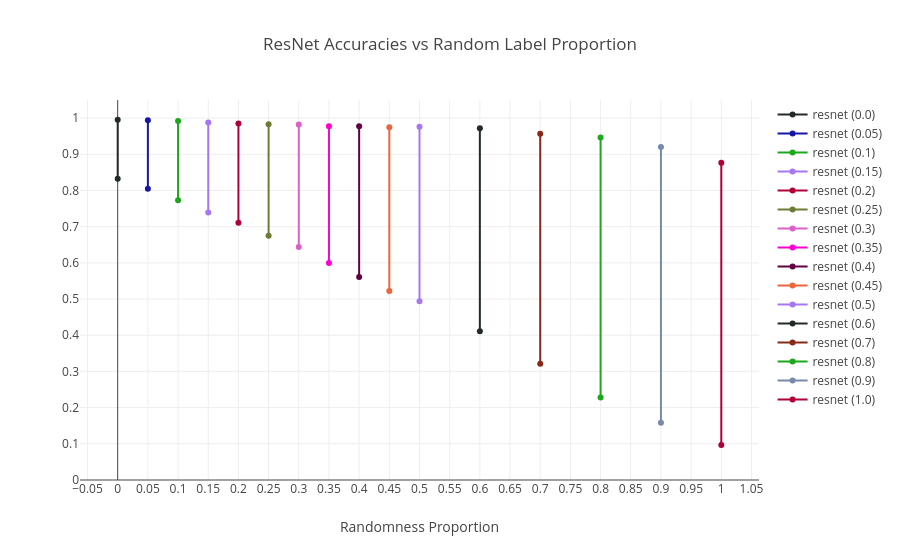

The notebook cell this image was saved under:
### Code cell
resnet = full_data[(full_data["model"].str.contains("resnet")) & (full_data["split"] == "train")].copy()

resnet["layer_idx"] = resnet["layer"].apply(lambda x: layer_order['resnet'].index(x))
resnet.sort_values("layer_idx", inplace=True)

resnet_accs = resnet[(resnet["layer"] == "a1") & (resnet["dataset"].str.contains("-r"))][["dataset", "model", "train_acc", "val_acc"]]
resnet_accs["random_prop"] = resnet_accs["dataset"].apply(lambda x: float(x.split("-r")[1]))
resnet_accs.sort_values("random_prop", inplace=True)

fig = make_subplots()
for i, row in resnet_accs.iterrows():
    color = color_seq[i % len(color_seq)]
    fig.add_trace(go.Scatter(x=[row["random_prop"], row["random_prop"]], y=[row["train_acc"], row["val_acc"]], mode="lines+markers", line = dict(color=color), name=f"{row['model']} ({row['random_prop']})"))
    
fig.update_layout(title="ResNet Accuracies vs Random Label Proportion")
fig.update_xaxes(title_text="Randomness Proportion", nticks=23)
fig.update_yaxes(range=[0.0, 1.05], nticks=20)

### Figure 1 — Plotly figure (JSON) as saved in the notebook; plotly's stock layout.template omitted (floating-point values rounded to 4 significant figures)
{"data": [{"line": {"color": "#222A2A"}, "mode": "lines+markers", "name": "resnet (0.0)", "type": "scatter", "x": [0, 0], "y": [0.9955, 0.8326]}, {"line": {"color": "#1616A7"}, "mode": "lines+markers", "name": "resnet (0.05)", "type": "scatter", "x": [0.05, 0.05], "y": [0.9942, 0.8047]}, {"line": {"color": "#1CA71C"}, "mode": "lines+markers", "name": "resnet (0.1)", "type": "scatter", "x": [0.1, 0.1], "y": [0.9921, 0.7727]}, {"line": {"color": "#A777F1"}, "mode": "lines+markers", "name": "resnet (0.15)", "type": "scatter", "x": [0.15, 0.15], "y": [0.9876, 0.7389]}, {"line": {"color": "#AF0038"}, "mode": "lines+markers", "name": "resnet (0.2)", "type": "scatter", "x": [0.2, 0.2], "y": [0.9853, 0.7109]}, {"line": {"color": "#6C7C32"}, "mode": "lines+markers", "name": "resnet (0.25)", "type": "scatter", "x": [0.25, 0.25], "y": [0.9828, 0.6752]}, {"line": {"color": "#DA60CA"}, "mode": "lines+markers", "name": "resnet (0.3)", "type": "scatter", "x": [0.3, 0.3], "y": [0.9825, 0.6435]}, {"line": {"color": "#FB00D1"}, "mode": "lines+markers", "name": "resnet (0.35)", "type": "scatter", "x": [0.35, 0.35], "y": [0.9776, 0.5994]}, {"line": {"color": "#620042"}, "mode": "lines+markers", "name": "resnet (0.4)", "type": "scatter", "x": [0.4, 0.4], "y": [0.9773, 0.5608]}, {"line": {"color": "#EB663B"}, "mode": "lines+markers", "name": "resnet (0.45)", "type": "scatter", "x": [0.45, 0.45], "y": [0.9749, 0.5223]}, {"line": {"color": "#A777F1"}, "mode": "lines+markers", "name": "resnet (0.5)", "type": "scatter", "x": [0.5, 0.5], "y": [0.9758, 0.4941]}, {"line": {"color": "#222A2A"}, "mode": "lines+markers", "name": "resnet (0.6)", "type": "scatter", "x": [0.6, 0.6], "y": [0.9721, 0.4108]}, {"line": {"color": "#862A16"}, "mode": "lines+markers", "name": "resnet (0.7)", "type": "scatter", "x": [0.7, 0.7], "y": [0.9568, 0.3214]}, {"line": {"color": "#1CA71C"}, "mode": "lines+markers", "name": "resnet (0.8)", "type": "scatter", "x": [0.8, 0.8], "y": [0.9465, 0.2278]}, {"line": {"color": "#778AAE"}, "mode": "lines+markers", "name": "resnet (0.9)", "type": "scatter", "x": [0.9, 0.9], "y": [0.9205, 0.158]}, {"line": {"color": "#AF0038"}, "mode": "lines+markers", "name": "resnet (1.0)", "type": "scatter", "x": [1, 1], "y": [0.8766, 0.097]}], "layout": {"title": {"text": "ResNet Accuracies vs Random Label Proportion"}, "xaxis": {"anchor": "y", "domain": [0, 1], "nticks": 23, "title": {"text": "Randomness Proportion"}}, "yaxis": {"anchor": "x", "domain": [0, 1], "nticks": 20, "range": [0, 1.05]}}}
